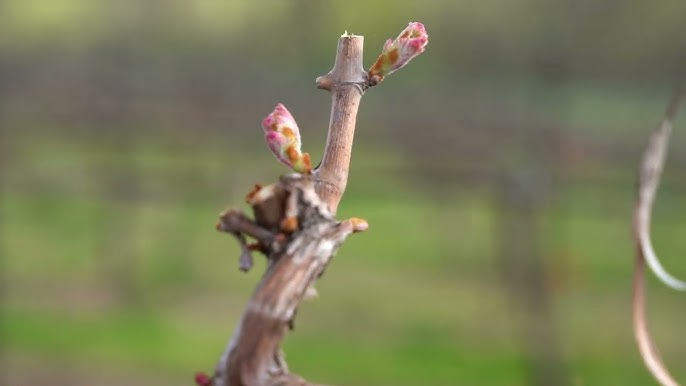
#> input picture 03_Images/Dataset/Crop_Images/Grapes/01_Bud_Burst/hq720.jpg, 686 x 386 px; its folder holds only this picture in this run
$ jupyter execute --allow-errors Crop_Image_Cleaning_Preprocessing_v2.ipynb
#> lines starting #> are read from the running program, lines starting #| are printed output that depends on the picture
# 🍇 Grape Image Cleaning and Preprocessing

## Project: Apollo AgriVerse

This notebook performs image cleaning and preprocessing for the Grape crop dataset.

### Grape Growth Stages

1. Bud Burst
2. Vegetative
3. Flowering
4. Fruit Development
5. Harvest

### Processing Pipeline

Raw Images
→ Image Cleaning
→ Cleaned Images
→ Image Preprocessing
→ Preprocessed Images

### Dataset Location

`D:\Apollo_AgriVerse\03_Images\Dataset\Crop_Images\Grapes`

[cell 1]
import os
import shutil
import hashlib
from pathlib import Path

import numpy as np
import pandas as pd
import matplotlib.pyplot as plt

from PIL import Image

[cell 2]
from pathlib import Path

# ============================================================
# DATASET PATH
# ============================================================

BASE_DIR = Path(
    r"D:\Apollo_AgriVerse\03_Images\Dataset\Crop_Images\Grapes"
)

# ============================================================
# GROWTH STAGES
# ============================================================

STAGES = [
    "01_Bud_Burst",
    "02_Vegetative",
    "03_Flowering",
    "04_Fruit_Development",
    "05_Harvest"
]

# ============================================================
# CHECK DATASET
# ============================================================

print("Grape Dataset Path:")
print(BASE_DIR)

print("\nPath exists:", BASE_DIR.exists())

print("\nGrowth Stage Folders:")
for stage in STAGES:
    stage_path = BASE_DIR / stage
    print(f"{stage}: {stage_path.exists()}")
#> pass 2 of the loop `for stage in STAGES:`:

# Step 2 — Inspect Raw Grape Images

In this step, we will:

- Count images in each growth stage.
- Check which image file formats are present.
- Calculate the total number of raw images.

This helps us understand the dataset before cleaning.

[cell 3]
# ============================================================
# IMAGE INSPECTION
# ============================================================

# Supported image formats
IMAGE_EXTENSIONS = {
    ".jpg",
    ".jpeg",
    ".png",
    ".bmp",
    ".tif",
    ".tiff",
    ".webp"
}

total_images = 0

print("=" * 60)
print("RAW GRAPE DATASET IMAGE COUNT")
print("=" * 60)

#> (the rest of this cell did not finish here and is left out)

# Step 3 — Create Output Folders

We will create two separate folders:

### 1. Grape_Cleaned
Stores images after cleaning.

Cleaning will remove:
- Corrupted images
- Images that cannot be opened
- Invalid image files

### 2. Grape_Preprocessed
Stores images after preprocessing.

Preprocessing will prepare valid images for the machine learning model.

The original raw dataset will remain unchanged.

[cell 4]
# ============================================================
# CREATE CLEANED AND PREPROCESSED DIRECTORIES
# ============================================================

CLEANED_DIR = BASE_DIR / "Grape_Cleaned"
PREPROCESSED_DIR = BASE_DIR / "Grape_Preprocessed"

# Create stage folders inside Grape_Cleaned
for stage in STAGES:
    (CLEANED_DIR / stage).mkdir(parents=True, exist_ok=True)

# Create stage folders inside Grape_Preprocessed
for stage in STAGES:
    (PREPROCESSED_DIR / stage).mkdir(parents=True, exist_ok=True)

print("Folders created successfully!")
print()

print("Cleaned Dataset:")
print(CLEANED_DIR)

print("\nPreprocessed Dataset:")
print(PREPROCESSED_DIR)

print("\nFolder structure:")
for stage in STAGES:
    print(f"  {stage}")
#> further down, img is the input picture: PIL image 686x386 RGB; mean R, G, B 123.3, 125.5, 89.7
#> pass 2 of the loop `for stage in STAGES:`:
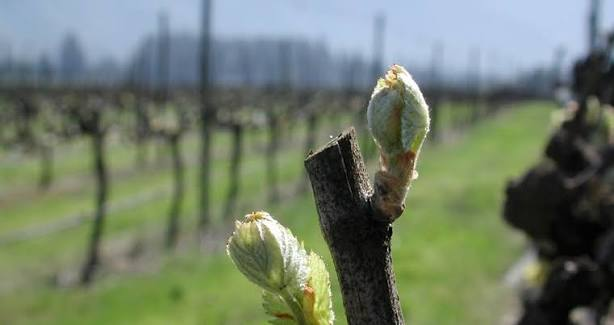
#> input picture 03_Images/Dataset/Crop_Images/Grapes/02_Vegetative/images (6).jpg, 614 x 325 px
#> img is the input picture: PIL image 614x325 RGB; mean R, G, B 112.6, 124.6, 105.8

# Step 4 — Detect Corrupted Images

In this step, every raw grape image will be checked to determine whether it can be opened correctly.

A corrupted image may:
- Fail to open.
- Be incomplete.
- Have invalid image data.
- Cause an error during model training.

[cell 5]
# ============================================================
# CHECK FOR CORRUPTED IMAGES
# ============================================================

from PIL import Image

corrupted_images = []
valid_images = []

print("=" * 60)
print("CHECKING IMAGE INTEGRITY")
print("=" * 60)

#> (the rest of this cell did not finish here and is left out)

[cell 6]
# ============================================================
# DISPLAY CORRUPTED IMAGE LIST
# ============================================================

if corrupted_images:

    print("\nCorrupted Images:")
    print("-" * 60)

    for item in corrupted_images:
        print(f"Stage : {item['stage']}")
        print(f"File  : {item['file']}")
        print(f"Error : {item['error']}")
        print("-" * 60)
#> pass 2 of the loop `for stage in STAGES:`:
#> `img = img.resize( IMG_SIZE, Image.Resampling.LANCZOS )`:
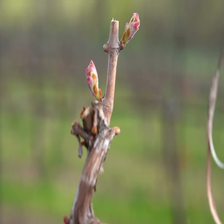
#> img: PIL image 224x224 RGB; mean R, G, B 123.3, 125.5, 89.7
#> pass 2 of the loop `for stage in STAGES:`:
#> `img = img.resize( IMG_SIZE, Image.Resampling.LANCZOS )`:
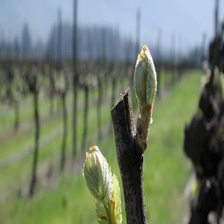
#> img: PIL image 224x224 RGB; mean R, G, B 112.6, 124.6, 105.8

else:
    print("\nNo corrupted images found.")

# Step 5 — Image Cleaning

The raw grape images are cleaned before preprocessing.

Cleaning operations:
- Check image integrity
- Remove corrupted/unreadable images
- Convert images to RGB format
- Remove extremely small images
- Save cleaned images in `Grape_Cleaned`

The original dataset is not modified.

[cell 7]
# ============================================================
# IMAGE CLEANING
# ============================================================

from PIL import Image

MIN_WIDTH = 100
MIN_HEIGHT = 100

cleaned_count = 0
skipped_count = 0

#> (the rest of this cell did not finish here and is left out)

# Step 6 — Image Preprocessing

The cleaned images are resized to 224 × 224 pixels.

Preprocessing operations:
- Resize images to 224 × 224
- Convert to RGB
- Save as JPEG
- Preserve the growth-stage folder structure

Output:
`Grape_Preprocessed`

[cell 8]
# ============================================================
# IMAGE PREPROCESSING
# ============================================================

from PIL import Image

IMG_SIZE = (224, 224)

preprocessed_count = 0

#> (the rest of this cell did not finish here and is left out)

# Step 7 — Verify Cleaned and Preprocessed Dataset

We verify the number of images available in each growth stage after cleaning and preprocessing.

[cell 9]
# ============================================================
# FINAL DATASET VERIFICATION
# ============================================================

print("=" * 70)
print("FINAL DATASET SUMMARY")
print("=" * 70)

for stage in STAGES:

    cleaned_files = list(
        (CLEANED_DIR / stage).glob("*.jpg")
    )

    preprocessed_files = list(
        (PREPROCESSED_DIR / stage).glob("*.jpg")
    )

    print(f"\n{stage}")
    print(f"  Cleaned       : {len(cleaned_files)}")
    print(f"  Preprocessed  : {len(preprocessed_files)}")
#> pass 2 of the loop `for stage in STAGES:`:

print("\n" + "=" * 70)
print("DATASET PROCESSING COMPLETE")
print("=" * 70)

# Step 8 — Verify Preprocessed Image Dimensions

All preprocessed images should have the dimensions:

**224 × 224 × 3**

where:
- 224 = width
- 224 = height
- 3 = RGB channels

[cell 10]
# ============================================================
# VERIFY PREPROCESSED IMAGE SIZE
# ============================================================

checked = 0
incorrect = 0

for stage in STAGES:

    folder = PREPROCESSED_DIR / stage

    for image_path in folder.glob("*.jpg"):

        try:
            with Image.open(image_path) as img:

                if img.size != IMG_SIZE or img.mode != "RGB":
                    incorrect += 1
                else:
                    checked += 1

        except Exception:
            incorrect += 1
#> pass 2 of the loop `for stage in STAGES:`:

print("=" * 60)
print("PREPROCESSING VERIFICATION")
print("=" * 60)

print("Correct images   :", checked)
print("Incorrect images :", incorrect)

if incorrect == 0:
    print("\nSUCCESS: All images are 224 × 224 RGB.")
else:
    print("\nWARNING: Some images need checking.")

# Step 9 — Visual Quality Check

This step compares images before and after processing.

We will check:

- Original raw image
- Cleaned image
- Preprocessed image

The purpose is to make sure that:
- Images are not corrupted.
- Cleaning did not damage the image.
- Preprocessing resized the image correctly.
- The growth-stage labels are preserved.

[cell 11]
# ============================================================
# VISUALIZE RAW, CLEANED AND PREPROCESSED IMAGES
# ============================================================

import random
import matplotlib.pyplot as plt
from PIL import Image

# Select one stage
stage = random.choice(STAGES)

# Get images
#> (the rest of this cell did not finish here and is left out)

# Step 10 — Grape Growth Stage Distribution

This step checks the number of preprocessed images available for each grape growth stage.

Growth stages:

1. Bud Burst
2. Vegetative
3. Flowering
4. Fruit Development
5. Harvest

A balanced dataset is useful for machine learning because one class should not contain far more images than the others.

[cell 12]
# ============================================================
# CLASS DISTRIBUTION
# ============================================================

import matplotlib.pyplot as plt

stage_counts = {}

for stage in STAGES:
    folder = PREPROCESSED_DIR / stage

    count = len([
        p for p in folder.glob("*")
        if p.is_file() and p.suffix.lower() in IMAGE_EXTENSIONS
    ])

    stage_counts[stage] = count
#> pass 2 of the loop `for stage in STAGES:`:

print("=" * 60)
print("PREPROCESSED DATASET DISTRIBUTION")
print("=" * 60)

for stage, count in stage_counts.items():
    print(f"{stage:<25} : {count} images")

print("=" * 60)
print("Total images:", sum(stage_counts.values()))

# Step 11 — Visualize Growth Stage Distribution

A bar chart is created to compare the number of images in each grape growth stage.

[cell 13]
# ============================================================
# STAGE DISTRIBUTION CHART
# ============================================================

plt.figure(figsize=(10, 5))

plt.bar(
    stage_counts.keys(),
    stage_counts.values()
)

plt.title("Grape Growth Stage Image Distribution")
plt.xlabel("Growth Stage")
plt.ylabel("Number of Images")

plt.xticks(rotation=30)
plt.tight_layout()

plt.show()
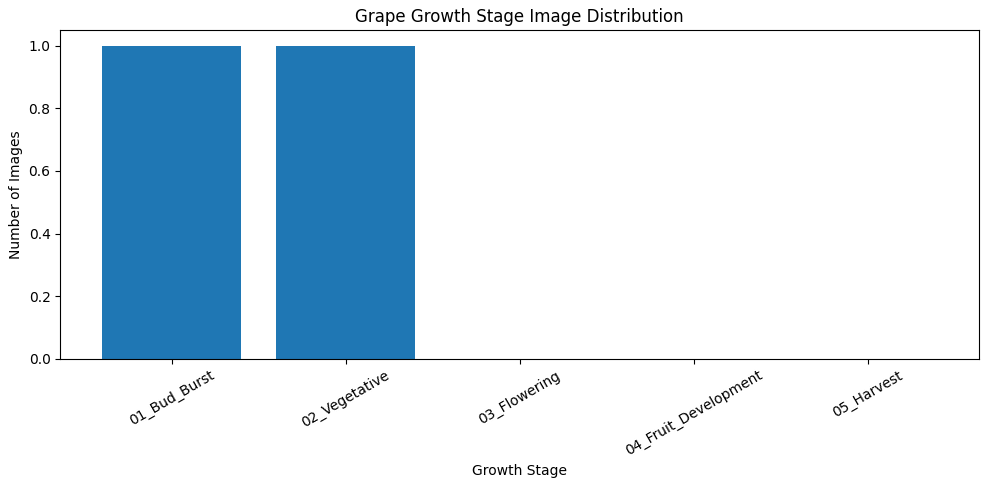
#> figure drawn by matplotlib, 1 panel
